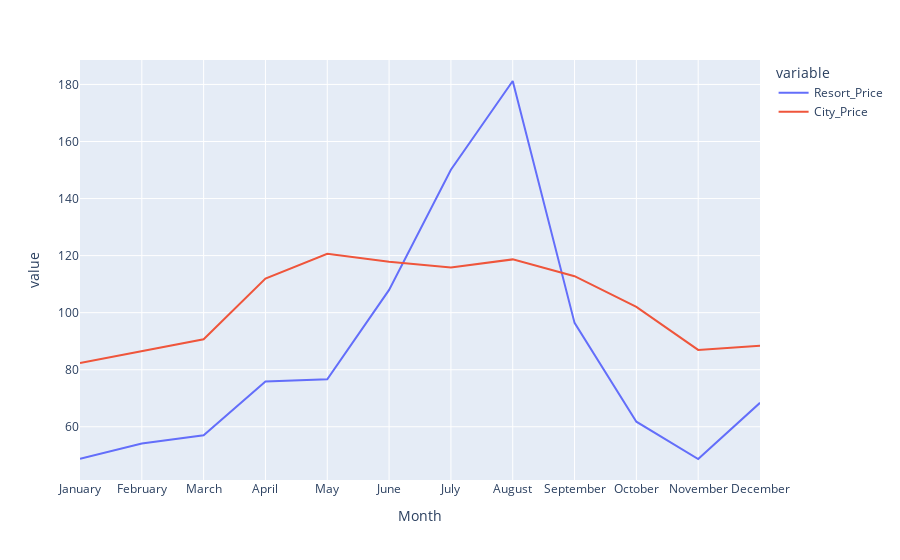

Write notebook code for a chart like this one.
### Code cell
px.line(final,x='Month',y=['Resort_Price','City_Price'])

### Figure 1 — Plotly figure (JSON) as saved in the notebook; plotly's stock layout.template omitted (floating-point values rounded to 4 significant figures)
{"data": [{"hovertemplate": "variable=Resort_Price<br>Month=%{x}<br>value=%{y}<extra></extra>", "legendgroup": "Resort_Price", "line": {"color": "#636efa", "dash": "solid"}, "marker": {"symbol": "circle"}, "mode": "lines", "name": "Resort_Price", "orientation": "v", "showlegend": true, "type": "scatter", "x": ["January", "February", "March", "April", "May", "June", "July", "August", "September", "October", "November", "December"], "xaxis": "x", "y": [48.76, 54.15, 57.06, 75.87, 76.66, 108.0, 150.1, 181.2, 96.42, 61.78, 48.71, 68.41], "yaxis": "y"}, {"hovertemplate": "variable=City_Price<br>Month=%{x}<br>value=%{y}<extra></extra>", "legendgroup": "City_Price", "line": {"color": "#EF553B", "dash": "solid"}, "marker": {"symbol": "circle"}, "mode": "lines", "name": "City_Price", "orientation": "v", "showlegend": true, "type": "scatter", "x": ["January", "February", "March", "April", "May", "June", "July", "August", "September", "October", "November", "December"], "xaxis": "x", "y": [82.33, 86.52, 90.66, 112.0, 120.7, 117.9, 115.8, 118.7, 112.8, 102.0, 86.95, 88.4], "yaxis": "y"}], "layout": {"legend": {"title": {"text": "variable"}, "tracegroupgap": 0}, "margin": {"t": 60}, "xaxis": {"anchor": "y", "domain": [0, 1], "title": {"text": "Month"}}, "yaxis": {"anchor": "x", "domain": [0, 1], "title": {"text": "value"}}}}
